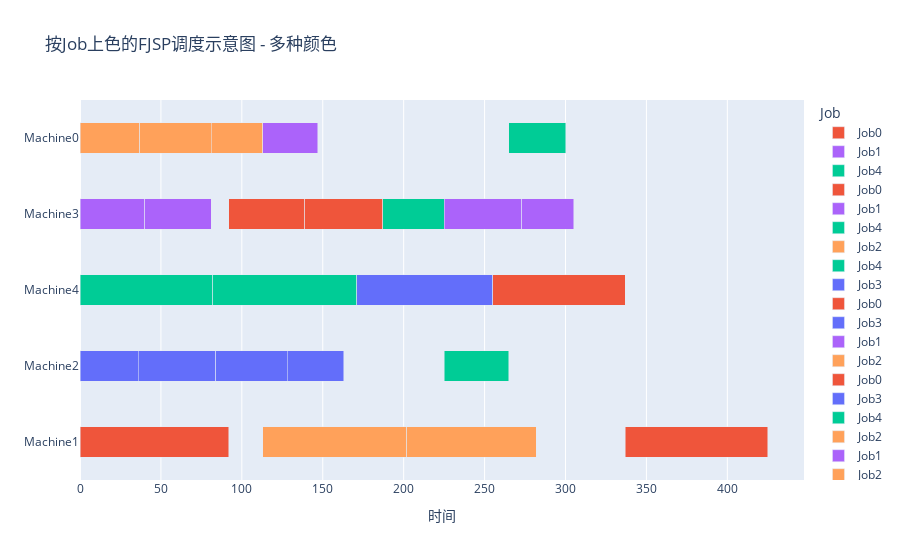
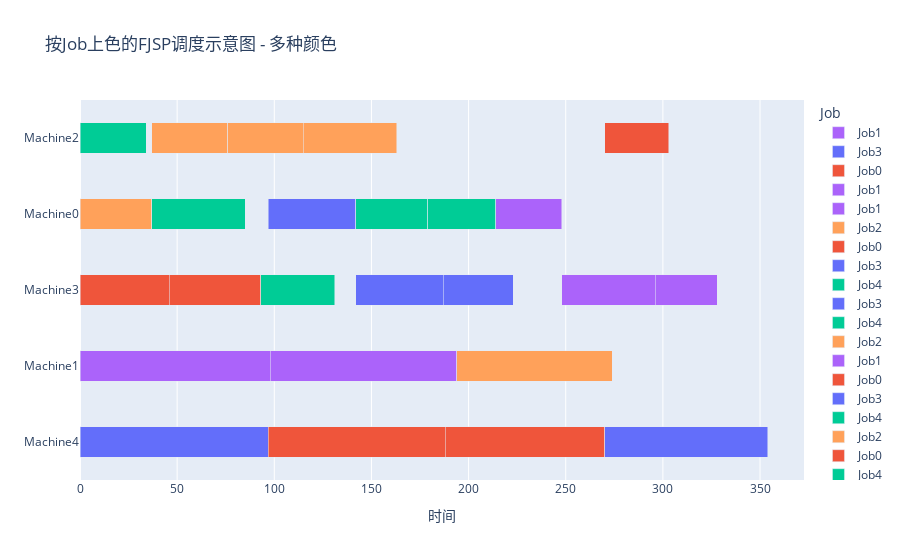
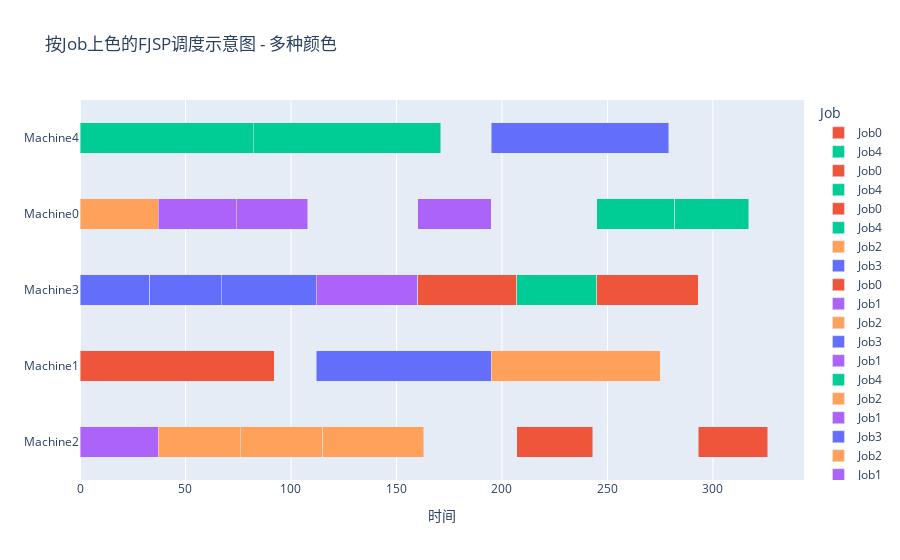
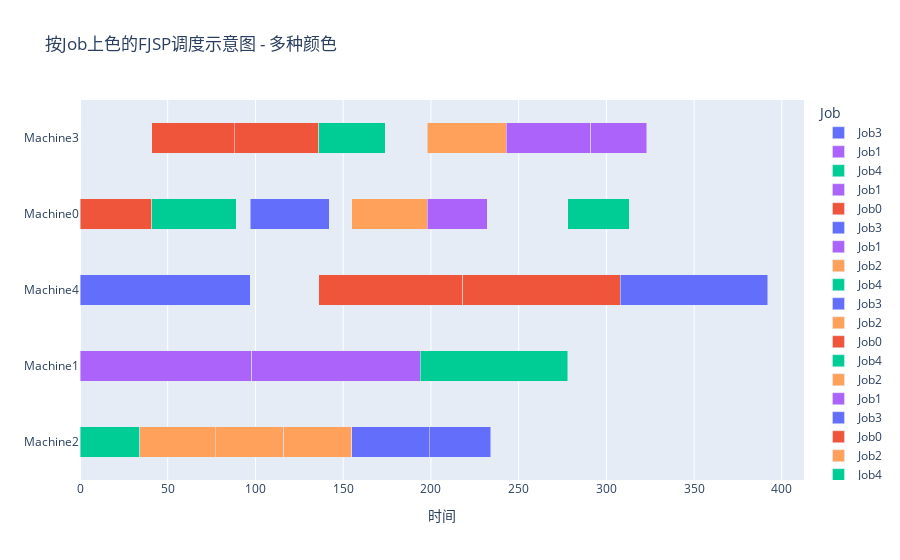

Notebook code for these charts, in order:
### Code cell
configs = parser.parse_args(args=[
    "--logdir", "./runs/model_test/main_model",
    "--model_suffix", "free",
    "--max_updates", "1000",
    "--n_j", "5",
    "--n_m", "5",
    "--num_envs", "2",
    "--fea_j_input_dim", "12", 
    "--fea_m_input_dim", "9", 
    '--factor_Mk', "0.0",
    '--factor_Ec', "1.0"
    # '--high', '10'
    ])

trainer = DANTrainer(configs)

trainer.train()

### Figure 1 — Plotly figure (JSON) as saved in the notebook; plotly's stock layout.template omitted (floating-point values rounded to 4 significant figures)
{"data": [{"base": [0], "marker": {"color": "#EF553B"}, "name": "Job0", "orientation": "h", "type": "bar", "width": [0.4], "x": [92], "y": ["Machine1"]}, {"base": [0], "marker": {"color": "#636EFA"}, "name": "Job3", "orientation": "h", "type": "bar", "width": [0.4], "x": [36], "y": ["Machine2"]}, {"base": [0], "marker": {"color": "#00CC96"}, "name": "Job4", "orientation": "h", "type": "bar", "width": [0.4], "x": [82], "y": ["Machine4"]}, {"base": [0], "marker": {"color": "#AB63FA"}, "name": "Job1", "orientation": "h", "type": "bar", "width": [0.4], "x": [40], "y": ["Machine3"]}, {"base": [0], "marker": {"color": "#FFA15A"}, "name": "Job2", "orientation": "h", "type": "bar", "width": [0.4], "x": [37], "y": ["Machine0"]}, {"base": [36], "marker": {"color": "#636EFA"}, "name": "Job3", "orientation": "h", "type": "bar", "width": [0.4], "x": [48], "y": ["Machine2"]}, {"base": [37], "marker": {"color": "#FFA15A"}, "name": "Job2", "orientation": "h", "type": "bar", "width": [0.4], "x": [44], "y": ["Machine0"]}, {"base": [40], "marker": {"color": "#AB63FA"}, "name": "Job1", "orientation": "h", "type": "bar", "width": [0.4], "x": [41], "y": ["Machine3"]}, {"base": [81], "marker": {"color": "#FFA15A"}, "name": "Job2", "orientation": "h", "type": "bar", "width": [0.4], "x": [32], "y": ["Machine0"]}, {"base": [82], "marker": {"color": "#00CC96"}, "name": "Job4", "orientation": "h", "type": "bar", "width": [0.4], "x": [89], "y": ["Machine4"]}, {"base": [84], "marker": {"color": "#636EFA"}, "name": "Job3", "orientation": "h", "type": "bar", "width": [0.4], "x": [44], "y": ["Machine2"]}, {"base": [92], "marker": {"color": "#EF553B"}, "name": "Job0", "orientation": "h", "type": "bar", "width": [0.4], "x": [47], "y": ["Machine3"]}, {"base": [113], "marker": {"color": "#FFA15A"}, "name": "Job2", "orientation": "h", "type": "bar", "width": [0.4], "x": [89], "y": ["Machine1"]}, {"base": [113], "marker": {"color": "#AB63FA"}, "name": "Job1", "orientation": "h", "type": "bar", "width": [0.4], "x": [34], "y": ["Machine0"]}, {"base": [128], "marker": {"color": "#636EFA"}, "name": "Job3", "orientation": "h", "type": "bar", "width": [0.4], "x": [35], "y": ["Machine2"]}, {"base": [139], "marker": {"color": "#EF553B"}, "name": "Job0", "orientation": "h", "type": "bar", "width": [0.4], "x": [48], "y": ["Machine3"]}, {"base": [171], "marker": {"color": "#636EFA"}, "name": "Job3", "orientation": "h", "type": "bar", "width": [0.4], "x": [84], "y": ["Machine4"]}, {"base": [187], "marker": {"color": "#00CC96"}, "name": "Job4", "orientation": "h", "type": "bar", "width": [0.4], "x": [38], "y": ["Machine3"]}, {"base": [202], "marker": {"color": "#FFA15A"}, "name": "Job2", "orientation": "h", "type": "bar", "width": [0.4], "x": [80], "y": ["Machine1"]}, {"base": [225], "marker": {"color": "#00CC96"}, "name": "Job4", "orientation": "h", "type": "bar", "width": [0.4], "x": [40], "y": ["Machine2"]}, {"base": [225], "marker": {"color": "#AB63FA"}, "name": "Job1", "orientation": "h", "type": "bar", "width": [0.4], "x": [48], "y": ["Machine3"]}, {"base": [255], "marker": {"color": "#EF553B"}, "name": "Job0", "orientation": "h", "type": "bar", "width": [0.4], "x": [82], "y": ["Machine4"]}, {"base": [265], "marker": {"color": "#00CC96"}, "name": "Job4", "orientation": "h", "type": "bar", "width": [0.4], "x": [35], "y": ["Machine0"]}, {"base": [273], "marker": {"color": "#AB63FA"}, "name": "Job1", "orientation": "h", "type": "bar", "width": [0.4], "x": [32], "y": ["Machine3"]}, {"base": [337], "marker": {"color": "#EF553B"}, "name": "Job0", "orientation": "h", "type": "bar", "width": [0.4], "x": [88], "y": ["Machine1"]}], "layout": {"barmode": "stack", "legend": {"title": {"text": "Job"}}, "title": {"text": "按Job上色的FJSP调度示意图 - 多种颜色"}, "xaxis": {"title": {"text": "时间"}}, "yaxis": {"categoryarray": ["Machine1", "Machine2", "Machine4", "Machine3", "Machine0", "Machine2", "Machine0", "Machine3", "Machine0", "Machine4", "Machine2", "Machine3", "Machine1", "Machine0", "Machine2", "Machine3", "Machine4", "Machine3", "Machine1", "Machine2", "Machine3", "Machine4", "Machine0", "Machine3", "Machine1"], "categoryorder": "array", "type": "category"}}}

### Figure 2 — Plotly figure (JSON) as saved in the notebook; plotly's stock layout.template omitted (floating-point values rounded to 4 significant figures)
{"data": [{"base": [0], "marker": {"color": "#636EFA"}, "name": "Job3", "orientation": "h", "type": "bar", "width": [0.4], "x": [97], "y": ["Machine4"]}, {"base": [0], "marker": {"color": "#AB63FA"}, "name": "Job1", "orientation": "h", "type": "bar", "width": [0.4], "x": [98], "y": ["Machine1"]}, {"base": [0], "marker": {"color": "#EF553B"}, "name": "Job0", "orientation": "h", "type": "bar", "width": [0.4], "x": [46], "y": ["Machine3"]}, {"base": [0], "marker": {"color": "#FFA15A"}, "name": "Job2", "orientation": "h", "type": "bar", "width": [0.4], "x": [37], "y": ["Machine0"]}, {"base": [0], "marker": {"color": "#00CC96"}, "name": "Job4", "orientation": "h", "type": "bar", "width": [0.4], "x": [34], "y": ["Machine2"]}, {"base": [37], "marker": {"color": "#FFA15A"}, "name": "Job2", "orientation": "h", "type": "bar", "width": [0.4], "x": [39], "y": ["Machine2"]}, {"base": [37], "marker": {"color": "#00CC96"}, "name": "Job4", "orientation": "h", "type": "bar", "width": [0.4], "x": [48], "y": ["Machine0"]}, {"base": [46], "marker": {"color": "#EF553B"}, "name": "Job0", "orientation": "h", "type": "bar", "width": [0.4], "x": [47], "y": ["Machine3"]}, {"base": [76], "marker": {"color": "#FFA15A"}, "name": "Job2", "orientation": "h", "type": "bar", "width": [0.4], "x": [39], "y": ["Machine2"]}, {"base": [93], "marker": {"color": "#00CC96"}, "name": "Job4", "orientation": "h", "type": "bar", "width": [0.4], "x": [38], "y": ["Machine3"]}, {"base": [97], "marker": {"color": "#636EFA"}, "name": "Job3", "orientation": "h", "type": "bar", "width": [0.4], "x": [45], "y": ["Machine0"]}, {"base": [97], "marker": {"color": "#EF553B"}, "name": "Job0", "orientation": "h", "type": "bar", "width": [0.4], "x": [91], "y": ["Machine4"]}, {"base": [98], "marker": {"color": "#AB63FA"}, "name": "Job1", "orientation": "h", "type": "bar", "width": [0.4], "x": [96], "y": ["Machine1"]}, {"base": [115], "marker": {"color": "#FFA15A"}, "name": "Job2", "orientation": "h", "type": "bar", "width": [0.4], "x": [48], "y": ["Machine2"]}, {"base": [142], "marker": {"color": "#00CC96"}, "name": "Job4", "orientation": "h", "type": "bar", "width": [0.4], "x": [37], "y": ["Machine0"]}, {"base": [142], "marker": {"color": "#636EFA"}, "name": "Job3", "orientation": "h", "type": "bar", "width": [0.4], "x": [45], "y": ["Machine3"]}, {"base": [179], "marker": {"color": "#00CC96"}, "name": "Job4", "orientation": "h", "type": "bar", "width": [0.4], "x": [35], "y": ["Machine0"]}, {"base": [187], "marker": {"color": "#636EFA"}, "name": "Job3", "orientation": "h", "type": "bar", "width": [0.4], "x": [36], "y": ["Machine3"]}, {"base": [188], "marker": {"color": "#EF553B"}, "name": "Job0", "orientation": "h", "type": "bar", "width": [0.4], "x": [82], "y": ["Machine4"]}, {"base": [194], "marker": {"color": "#FFA15A"}, "name": "Job2", "orientation": "h", "type": "bar", "width": [0.4], "x": [80], "y": ["Machine1"]}, {"base": [214], "marker": {"color": "#AB63FA"}, "name": "Job1", "orientation": "h", "type": "bar", "width": [0.4], "x": [34], "y": ["Machine0"]}, {"base": [248], "marker": {"color": "#AB63FA"}, "name": "Job1", "orientation": "h", "type": "bar", "width": [0.4], "x": [48], "y": ["Machine3"]}, {"base": [270], "marker": {"color": "#EF553B"}, "name": "Job0", "orientation": "h", "type": "bar", "width": [0.4], "x": [33], "y": ["Machine2"]}, {"base": [270], "marker": {"color": "#636EFA"}, "name": "Job3", "orientation": "h", "type": "bar", "width": [0.4], "x": [84], "y": ["Machine4"]}, {"base": [296], "marker": {"color": "#AB63FA"}, "name": "Job1", "orientation": "h", "type": "bar", "width": [0.4], "x": [32], "y": ["Machine3"]}], "layout": {"barmode": "stack", "legend": {"title": {"text": "Job"}}, "title": {"text": "按Job上色的FJSP调度示意图 - 多种颜色"}, "xaxis": {"title": {"text": "时间"}}, "yaxis": {"categoryarray": ["Machine4", "Machine1", "Machine3", "Machine0", "Machine2", "Machine2", "Machine0", "Machine3", "Machine2", "Machine3", "Machine0", "Machine4", "Machine1", "Machine2", "Machine0", "Machine3", "Machine0", "Machine3", "Machine4", "Machine1", "Machine0", "Machine3", "Machine2", "Machine4", "Machine3"], "categoryorder": "array", "type": "category"}}}

### Figure 3 — Plotly figure (JSON) as saved in the notebook; plotly's stock layout.template omitted (floating-point values rounded to 4 significant figures)
{"data": [{"base": [0], "marker": {"color": "#AB63FA"}, "name": "Job1", "orientation": "h", "type": "bar", "width": [0.4], "x": [37], "y": ["Machine2"]}, {"base": [0], "marker": {"color": "#EF553B"}, "name": "Job0", "orientation": "h", "type": "bar", "width": [0.4], "x": [92], "y": ["Machine1"]}, {"base": [0], "marker": {"color": "#636EFA"}, "name": "Job3", "orientation": "h", "type": "bar", "width": [0.4], "x": [33], "y": ["Machine3"]}, {"base": [0], "marker": {"color": "#FFA15A"}, "name": "Job2", "orientation": "h", "type": "bar", "width": [0.4], "x": [37], "y": ["Machine0"]}, {"base": [0], "marker": {"color": "#00CC96"}, "name": "Job4", "orientation": "h", "type": "bar", "width": [0.4], "x": [82], "y": ["Machine4"]}, {"base": [33], "marker": {"color": "#636EFA"}, "name": "Job3", "orientation": "h", "type": "bar", "width": [0.4], "x": [34], "y": ["Machine3"]}, {"base": [37], "marker": {"color": "#AB63FA"}, "name": "Job1", "orientation": "h", "type": "bar", "width": [0.4], "x": [37], "y": ["Machine0"]}, {"base": [37], "marker": {"color": "#FFA15A"}, "name": "Job2", "orientation": "h", "type": "bar", "width": [0.4], "x": [39], "y": ["Machine2"]}, {"base": [67], "marker": {"color": "#636EFA"}, "name": "Job3", "orientation": "h", "type": "bar", "width": [0.4], "x": [45], "y": ["Machine3"]}, {"base": [74], "marker": {"color": "#AB63FA"}, "name": "Job1", "orientation": "h", "type": "bar", "width": [0.4], "x": [34], "y": ["Machine0"]}, {"base": [76], "marker": {"color": "#FFA15A"}, "name": "Job2", "orientation": "h", "type": "bar", "width": [0.4], "x": [39], "y": ["Machine2"]}, {"base": [82], "marker": {"color": "#00CC96"}, "name": "Job4", "orientation": "h", "type": "bar", "width": [0.4], "x": [89], "y": ["Machine4"]}, {"base": [112], "marker": {"color": "#AB63FA"}, "name": "Job1", "orientation": "h", "type": "bar", "width": [0.4], "x": [48], "y": ["Machine3"]}, {"base": [112], "marker": {"color": "#636EFA"}, "name": "Job3", "orientation": "h", "type": "bar", "width": [0.4], "x": [83], "y": ["Machine1"]}, {"base": [115], "marker": {"color": "#FFA15A"}, "name": "Job2", "orientation": "h", "type": "bar", "width": [0.4], "x": [48], "y": ["Machine2"]}, {"base": [160], "marker": {"color": "#AB63FA"}, "name": "Job1", "orientation": "h", "type": "bar", "width": [0.4], "x": [35], "y": ["Machine0"]}, {"base": [160], "marker": {"color": "#EF553B"}, "name": "Job0", "orientation": "h", "type": "bar", "width": [0.4], "x": [47], "y": ["Machine3"]}, {"base": [195], "marker": {"color": "#636EFA"}, "name": "Job3", "orientation": "h", "type": "bar", "width": [0.4], "x": [84], "y": ["Machine4"]}, {"base": [195], "marker": {"color": "#FFA15A"}, "name": "Job2", "orientation": "h", "type": "bar", "width": [0.4], "x": [80], "y": ["Machine1"]}, {"base": [207], "marker": {"color": "#00CC96"}, "name": "Job4", "orientation": "h", "type": "bar", "width": [0.4], "x": [38], "y": ["Machine3"]}, {"base": [207], "marker": {"color": "#EF553B"}, "name": "Job0", "orientation": "h", "type": "bar", "width": [0.4], "x": [36], "y": ["Machine2"]}, {"base": [245], "marker": {"color": "#00CC96"}, "name": "Job4", "orientation": "h", "type": "bar", "width": [0.4], "x": [37], "y": ["Machine0"]}, {"base": [245], "marker": {"color": "#EF553B"}, "name": "Job0", "orientation": "h", "type": "bar", "width": [0.4], "x": [48], "y": ["Machine3"]}, {"base": [282], "marker": {"color": "#00CC96"}, "name": "Job4", "orientation": "h", "type": "bar", "width": [0.4], "x": [35], "y": ["Machine0"]}, {"base": [293], "marker": {"color": "#EF553B"}, "name": "Job0", "orientation": "h", "type": "bar", "width": [0.4], "x": [33], "y": ["Machine2"]}], "layout": {"barmode": "stack", "legend": {"title": {"text": "Job"}}, "title": {"text": "按Job上色的FJSP调度示意图 - 多种颜色"}, "xaxis": {"title": {"text": "时间"}}, "yaxis": {"categoryarray": ["Machine2", "Machine1", "Machine3", "Machine0", "Machine4", "Machine3", "Machine0", "Machine2", "Machine3", "Machine0", "Machine2", "Machine4", "Machine3", "Machine1", "Machine2", "Machine0", "Machine3", "Machine4", "Machine1", "Machine3", "Machine2", "Machine0", "Machine3", "Machine0", "Machine2"], "categoryorder": "array", "type": "category"}}}

### Figure 4 — Plotly figure (JSON) as saved in the notebook; plotly's stock layout.template omitted (floating-point values rounded to 4 significant figures)
{"data": [{"base": [0], "marker": {"color": "#00CC96"}, "name": "Job4", "orientation": "h", "type": "bar", "width": [0.4], "x": [34], "y": ["Machine2"]}, {"base": [0], "marker": {"color": "#AB63FA"}, "name": "Job1", "orientation": "h", "type": "bar", "width": [0.4], "x": [98], "y": ["Machine1"]}, {"base": [0], "marker": {"color": "#636EFA"}, "name": "Job3", "orientation": "h", "type": "bar", "width": [0.4], "x": [97], "y": ["Machine4"]}, {"base": [0], "marker": {"color": "#EF553B"}, "name": "Job0", "orientation": "h", "type": "bar", "width": [0.4], "x": [41], "y": ["Machine0"]}, {"base": [34], "marker": {"color": "#FFA15A"}, "name": "Job2", "orientation": "h", "type": "bar", "width": [0.4], "x": [43], "y": ["Machine2"]}, {"base": [41], "marker": {"color": "#EF553B"}, "name": "Job0", "orientation": "h", "type": "bar", "width": [0.4], "x": [47], "y": ["Machine3"]}, {"base": [41], "marker": {"color": "#00CC96"}, "name": "Job4", "orientation": "h", "type": "bar", "width": [0.4], "x": [48], "y": ["Machine0"]}, {"base": [77], "marker": {"color": "#FFA15A"}, "name": "Job2", "orientation": "h", "type": "bar", "width": [0.4], "x": [39], "y": ["Machine2"]}, {"base": [88], "marker": {"color": "#EF553B"}, "name": "Job0", "orientation": "h", "type": "bar", "width": [0.4], "x": [48], "y": ["Machine3"]}, {"base": [97], "marker": {"color": "#636EFA"}, "name": "Job3", "orientation": "h", "type": "bar", "width": [0.4], "x": [45], "y": ["Machine0"]}, {"base": [98], "marker": {"color": "#AB63FA"}, "name": "Job1", "orientation": "h", "type": "bar", "width": [0.4], "x": [96], "y": ["Machine1"]}, {"base": [116], "marker": {"color": "#FFA15A"}, "name": "Job2", "orientation": "h", "type": "bar", "width": [0.4], "x": [39], "y": ["Machine2"]}, {"base": [136], "marker": {"color": "#00CC96"}, "name": "Job4", "orientation": "h", "type": "bar", "width": [0.4], "x": [38], "y": ["Machine3"]}, {"base": [136], "marker": {"color": "#EF553B"}, "name": "Job0", "orientation": "h", "type": "bar", "width": [0.4], "x": [82], "y": ["Machine4"]}, {"base": [155], "marker": {"color": "#FFA15A"}, "name": "Job2", "orientation": "h", "type": "bar", "width": [0.4], "x": [43], "y": ["Machine0"]}, {"base": [155], "marker": {"color": "#636EFA"}, "name": "Job3", "orientation": "h", "type": "bar", "width": [0.4], "x": [44], "y": ["Machine2"]}, {"base": [194], "marker": {"color": "#00CC96"}, "name": "Job4", "orientation": "h", "type": "bar", "width": [0.4], "x": [84], "y": ["Machine1"]}, {"base": [198], "marker": {"color": "#FFA15A"}, "name": "Job2", "orientation": "h", "type": "bar", "width": [0.4], "x": [45], "y": ["Machine3"]}, {"base": [198], "marker": {"color": "#AB63FA"}, "name": "Job1", "orientation": "h", "type": "bar", "width": [0.4], "x": [34], "y": ["Machine0"]}, {"base": [199], "marker": {"color": "#636EFA"}, "name": "Job3", "orientation": "h", "type": "bar", "width": [0.4], "x": [35], "y": ["Machine2"]}, {"base": [218], "marker": {"color": "#EF553B"}, "name": "Job0", "orientation": "h", "type": "bar", "width": [0.4], "x": [90], "y": ["Machine4"]}, {"base": [243], "marker": {"color": "#AB63FA"}, "name": "Job1", "orientation": "h", "type": "bar", "width": [0.4], "x": [48], "y": ["Machine3"]}, {"base": [278], "marker": {"color": "#00CC96"}, "name": "Job4", "orientation": "h", "type": "bar", "width": [0.4], "x": [35], "y": ["Machine0"]}, {"base": [291], "marker": {"color": "#AB63FA"}, "name": "Job1", "orientation": "h", "type": "bar", "width": [0.4], "x": [32], "y": ["Machine3"]}, {"base": [308], "marker": {"color": "#636EFA"}, "name": "Job3", "orientation": "h", "type": "bar", "width": [0.4], "x": [84], "y": ["Machine4"]}], "layout": {"barmode": "stack", "legend": {"title": {"text": "Job"}}, "title": {"text": "按Job上色的FJSP调度示意图 - 多种颜色"}, "xaxis": {"title": {"text": "时间"}}, "yaxis": {"categoryarray": ["Machine2", "Machine1", "Machine4", "Machine0", "Machine2", "Machine3", "Machine0", "Machine2", "Machine3", "Machine0", "Machine1", "Machine2", "Machine3", "Machine4", "Machine0", "Machine2", "Machine1", "Machine3", "Machine0", "Machine2", "Machine4", "Machine3", "Machine0", "Machine3", "Machine4"], "categoryorder": "array", "type": "category"}}}
